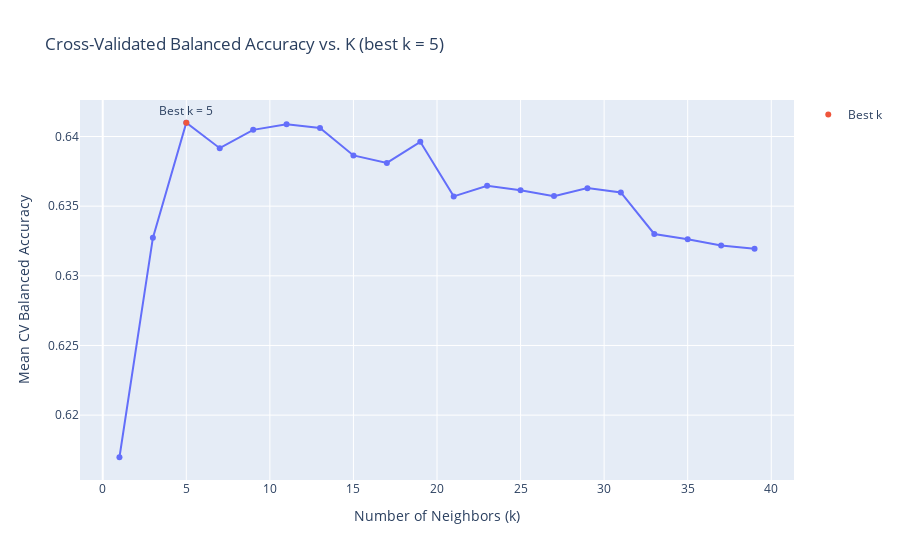

Notebook code cell kept with this figure:
### Code cell
results_df = pd.DataFrame(grid.cv_results_)

results_df["k"] = results_df["param_knn__n_neighbors"]
results_df["mean_score"] = results_df["mean_test_score"]

best_k = grid.best_params_["knn__n_neighbors"]
best_score = grid.best_score_

fig = px.line(
    results_df,
    x="k",
    y="mean_score",
    title=f"Cross-Validated Balanced Accuracy vs. K (best k = {best_k})",
    markers=True,
    labels={"k": "Number of Neighbors (k)", "mean_score": "Mean CV Balanced Accuracy"}
)


fig.add_scatter(
    x=[best_k],
    y=[best_score],
    mode="markers+text",
    text=[f"Best k = {best_k}"],
    textposition="top center",
    name="Best k"
)

fig.update_layout(hovermode="x unified")
fig.show()

### Figure 1 — Plotly figure (JSON) as saved in the notebook; plotly's stock layout.template omitted (floating-point values rounded to 4 significant figures)
{"data": [{"hovertemplate": "Number of Neighbors (k)=%{x}<br>Mean CV Balanced Accuracy=%{y}<extra></extra>", "legendgroup": "", "line": {"color": "#636efa", "dash": "solid"}, "marker": {"symbol": "circle"}, "mode": "lines+markers", "name": "", "orientation": "v", "showlegend": false, "type": "scatter", "x": [1, 3, 5, 7, 9, 11, 13, 15, 17, 19, 21, 23, 25, 27, 29, 31, 33, 35, 37, 39], "xaxis": "x", "y": [0.617, 0.6327, 0.641, 0.6392, 0.6405, 0.6409, 0.6406, 0.6386, 0.6381, 0.6396, 0.6357, 0.6365, 0.6361, 0.6357, 0.6363, 0.636, 0.633, 0.6326, 0.6322, 0.6319], "yaxis": "y"}, {"mode": "markers+text", "name": "Best k", "text": ["Best k = 5"], "textposition": "top center", "type": "scatter", "x": [5], "y": [0.641]}], "layout": {"hovermode": "x unified", "legend": {"tracegroupgap": 0}, "title": {"text": "Cross-Validated Balanced Accuracy vs. K (best k = 5)"}, "xaxis": {"anchor": "y", "domain": [0, 1], "title": {"text": "Number of Neighbors (k)"}}, "yaxis": {"anchor": "x", "domain": [0, 1], "title": {"text": "Mean CV Balanced Accuracy"}}}}
